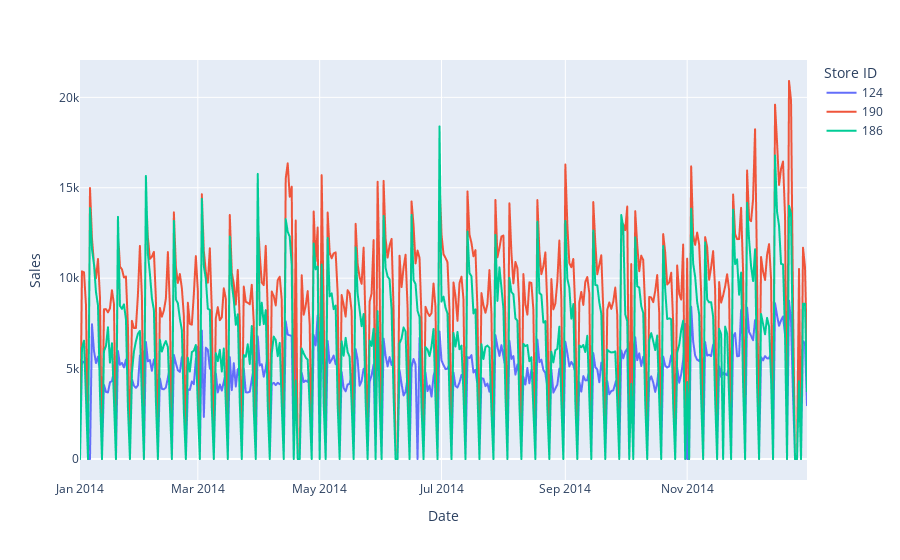

Here is the notebook cell this chart was saved with:
### Code cell
#Innerhalb von nur 2014
df_viz = selected_df[(df_train['Date'] >= '2014-01-01') & (df_train['Date'] <= '2014-12-31')].groupby(['Store ID', 'Date'], as_index=False)[['Sales']].sum().sort_values(by='Date')
px.line(df_viz, x='Date', y='Sales', color='Store ID')

### Figure 1 — Plotly figure (JSON) as saved in the notebook; plotly's stock layout.template omitted (floating-point values rounded to 4 significant figures; data arrays with more than 128 entries replaced by an {"elided": "..."} marker saying what was removed)
{"data": [{"hovertemplate": "Store ID=124<br>Date=%{x}<br>Sales=%{y}<extra></extra>", "legendgroup": "124", "line": {"color": "#636efa", "dash": "solid"}, "marker": {"symbol": "circle"}, "mode": "lines", "name": "124", "showlegend": true, "type": "scattergl", "x": {"elided": "365 str values"}, "xaxis": "x", "y": {"elided": "365 int values"}, "yaxis": "y"}, {"hovertemplate": "Store ID=190<br>Date=%{x}<br>Sales=%{y}<extra></extra>", "legendgroup": "190", "line": {"color": "#EF553B", "dash": "solid"}, "marker": {"symbol": "circle"}, "mode": "lines", "name": "190", "showlegend": true, "type": "scattergl", "x": {"elided": "365 str values"}, "xaxis": "x", "y": {"elided": "365 int values"}, "yaxis": "y"}, {"hovertemplate": "Store ID=186<br>Date=%{x}<br>Sales=%{y}<extra></extra>", "legendgroup": "186", "line": {"color": "#00cc96", "dash": "solid"}, "marker": {"symbol": "circle"}, "mode": "lines", "name": "186", "showlegend": true, "type": "scattergl", "x": {"elided": "365 str values"}, "xaxis": "x", "y": {"elided": "365 int values"}, "yaxis": "y"}], "layout": {"legend": {"title": {"text": "Store ID"}, "tracegroupgap": 0}, "margin": {"t": 60}, "xaxis": {"anchor": "y", "domain": [0, 1], "title": {"text": "Date"}}, "yaxis": {"anchor": "x", "domain": [0, 1], "title": {"text": "Sales"}}}}
